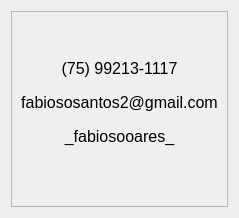
            <widget class="QWidget" name="pg_contato">
             <layout class="QVBoxLayout" name="verticalLayout_10">
              <item>
               <widget class="QFrame" name="frame_6">
                <property name="frameShape">
                 <enum>QFrame::StyledPanel</enum>
                </property>
                <property name="frameShadow">
                 <enum>QFrame::Raised</enum>
                </property>
                <layout class="QVBoxLayout" name="verticalLayout_12">
                 <item>
                  <spacer name="verticalSpacer_6">
                   <property name="orientation">
                    <enum>Qt::Vertical</enum>
                   </property>
                   <property name="sizeHint" stdset="0">
                    <size>
                     <width>20</width>
                     <height>40</height>
                    </size>
                   </property>
                  </spacer>
                 </item>
                 <item>
                  <widget class="QLabel" name="label_10">
                   <property name="text">
                    <string>&lt;html&gt;&lt;head/&gt;&lt;body&gt;&lt;p align=&quot;center&quot;&gt;&lt;img src=&quot;:/icons/Icons/whatsApp.png&quot;/&gt;&lt;span style=&quot; font-size:18pt; vertical-align:super;&quot;&gt; (75) 99213-1117&lt;/span&gt;&lt;/p&gt;&lt;/body&gt;&lt;/html&gt;</string>
                   </property>
                  </widget>
                 </item>
                 <item>
                  <widget class="QLabel" name="label_11">
                   <property name="text">
                    <string>&lt;html&gt;&lt;head/&gt;&lt;body&gt;&lt;p align=&quot;center&quot;&gt;&lt;img src=&quot;:/icons/Icons/Gmail.png&quot;/&gt;&lt;span style=&quot; font-size:18pt; vertical-align:super;&quot;&gt;fabiososantos2@gmail.com&lt;/span&gt;&lt;/p&gt;&lt;/body&gt;&lt;/html&gt;</string>
                   </property>
                  </widget>
                 </item>
                 <item>
                  <widget class="QLabel" name="label_12">
                   <property name="text">
                    <string>&lt;html&gt;&lt;head/&gt;&lt;body&gt;&lt;p align=&quot;center&quot;&gt;&lt;img src=&quot;:/icons/Icons/Instagram.png&quot;/&gt;&lt;span style=&quot; font-size:18pt; vertical-align:super;&quot;&gt;_fabiosooares_&lt;/span&gt;&lt;/p&gt;&lt;/body&gt;&lt;/html&gt;</string>
                   </property>
                  </widget>
                 </item>
                 <item>
                  <spacer name="verticalSpacer_5">
                   <property name="orientation">
                    <enum>Qt::Vertical</enum>
                   </property>
                   <property name="sizeHint" stdset="0">
                    <size>
                     <width>20</width>
                     <height>40</height>
                    </size>
                   </property>
                  </spacer>
                 </item>
                </layout>
               </widget>
              </item>
             </layout>
            </widget>
